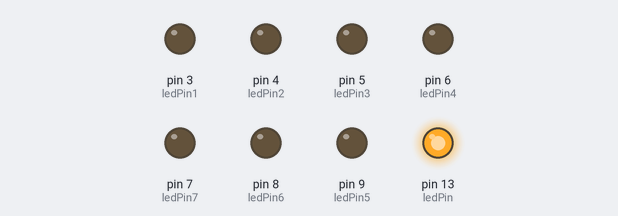
A sketch run on a simulated Arduino Uno, built with avr-gcc and run on an emulated ATmega328P. On the bench: output pins drawn as LEDs (lit = HIGH).

Above: at 0.03 s.
At 0.38 s:
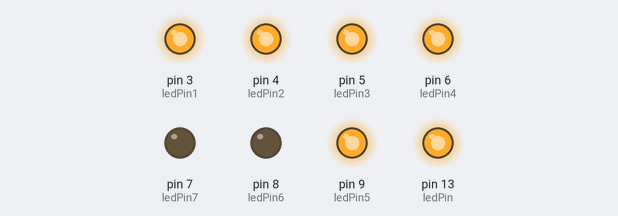
At 0.73 s:
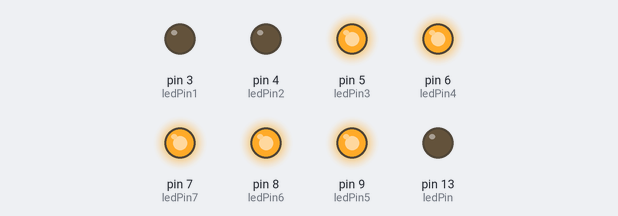
At 1.43 s:
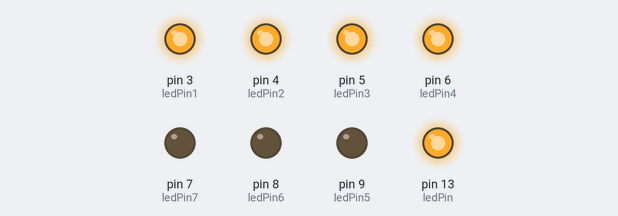
At 2.13 s:
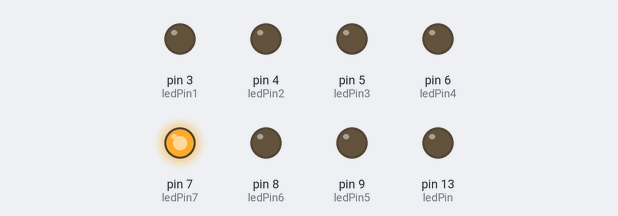
At 2.9 s:
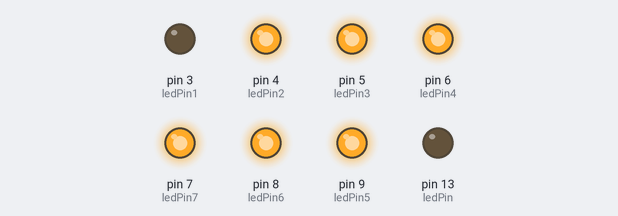
Timing chart, 0 to 3.2 s (numbered marks = the images above):
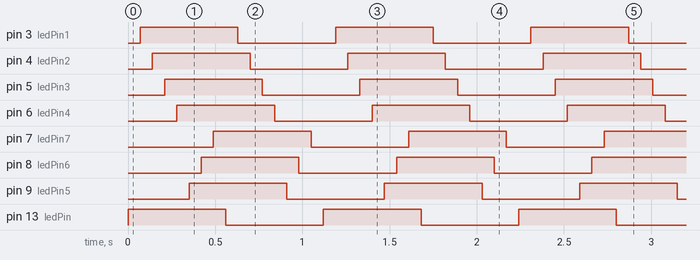

The sketch:

demo.ino
```cpp
/*
my first program
its super awesome
*/

int ledPin=13;
int ledPin1=3;
int ledPin2=4;
int ledPin3=5;
int ledPin4=6;
int ledPin5=9;
int ledPin6=8;
int ledPin7=7;

void setup()
{
  pinMode(ledPin,OUTPUT);
  pinMode(ledPin1,OUTPUT);
  pinMode(ledPin2,OUTPUT);
  pinMode(ledPin3,OUTPUT);
  pinMode(ledPin4,OUTPUT);
  pinMode(ledPin5,OUTPUT);
  pinMode(ledPin6,OUTPUT);
  pinMode(ledPin7,OUTPUT);
}


void loop()
{
  digitalWrite(ledPin,HIGH);
  delay(70);
  digitalWrite(ledPin1,HIGH);
  delay(70);
  digitalWrite(ledPin2,HIGH);
  delay(70);
  digitalWrite(ledPin3,HIGH);
  delay(70);
  digitalWrite(ledPin4,HIGH);
  delay(70);
  digitalWrite(ledPin5,HIGH);
  delay(70);
  digitalWrite(ledPin6,HIGH);
  delay(70);
  digitalWrite(ledPin7,HIGH);
  delay(70);
  digitalWrite(ledPin,LOW);
  delay(70);
  digitalWrite(ledPin1,LOW);
  delay(70);
  digitalWrite(ledPin2,LOW);
  delay(70);
  digitalWrite(ledPin3,LOW);
  delay(70);
  digitalWrite(ledPin4,LOW);
  delay(70);
  digitalWrite(ledPin5,LOW);
  delay(70);
  digitalWrite(ledPin6,LOW);
  delay(70);
  digitalWrite(ledPin7,LOW);
  delay(70);
}
```

Measured:
- by itself, pin 3 (ledPin1), pin 4 (ledPin2), pin 5 (ledPin3), pin 6 (ledPin4), pin 7 (ledPin7), pin 8 (ledPin6), pin 9 (ledPin5), pin 13 (ledPin): alternates HIGH for 0.56 s and LOW for 0.56 s
- by itself, everything shown: repeats every 1.1 s, in 16 steps
